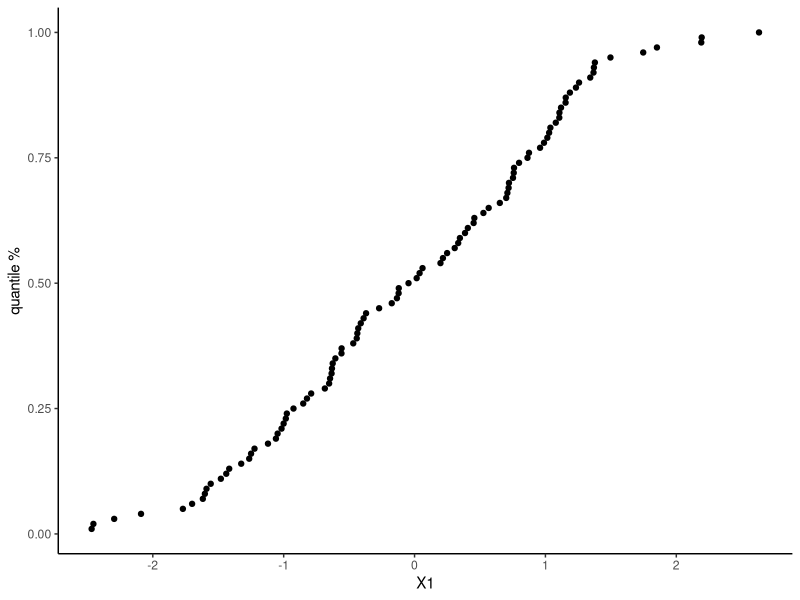

Write the R code that produced this figure. (Note: this script raises an error after producing the figure.)
## ---- chunk 1
knitr::opts_chunk$set(echo = TRUE)
library(ggplot2)
library(magrittr)
options(bitmapType ="cairo")
## ---- chunk 2
n <- 100

covariate <- rnorm(n)
covariate_quant <- rank(covariate)/n
qplot <- ggplot(data = data.frame(covariate, covariate_quant), aes(x = covariate, y = covariate_quant)) + 
  geom_point() +
  xlab("X1") +
  ylab("quantile %") +
  theme_classic()

qplot
ggplot2::ggsave("../figures/qplot.png", qplot,
  width = 5, height = 3.25
)
## ---- chunk 3
ihw_quantile <- ihw(Ps, Xs, alpha)
ihw_forest <- ihw(Ps, Xs, alpha, stratification_method = "forest")
## ---- chunk 4
t<- round(runif(3),1) 
3*t/ sum(t)
